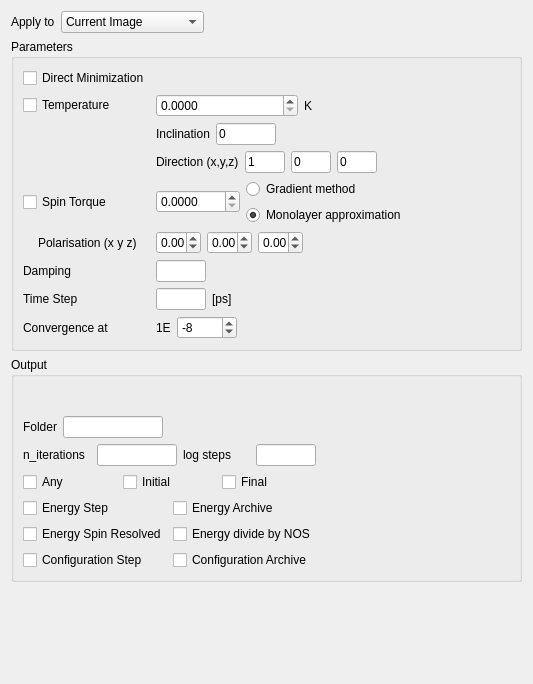
         <widget class="QWidget" name="page_3">
          <property name="geometry">
           <rect>
            <x>0</x>
            <y>0</y>
            <width>533</width>
            <height>684</height>
           </rect>
          </property>
          <property name="sizePolicy">
           <sizepolicy hsizetype="Preferred" vsizetype="Preferred">
            <horstretch>0</horstretch>
            <verstretch>0</verstretch>
           </sizepolicy>
          </property>
          <property name="minimumSize">
           <size>
            <width>0</width>
            <height>0</height>
           </size>
          </property>
          <attribute name="label">
           <string>LLG</string>
          </attribute>
          <layout class="QGridLayout" name="gridLayout_2">
           <item row="4" column="0">
            <widget class="QGroupBox" name="groupBox">
             <property name="minimumSize">
              <size>
               <width>0</width>
               <height>0</height>
              </size>
             </property>
             <property name="title">
              <string>Parameters</string>
             </property>
             <layout class="QGridLayout" name="gridLayout_5">
              <item row="6" column="0">
               <layout class="QGridLayout" name="gridLayout_91">
                <item row="0" column="1">
                 <widget class="QLabel" name="label_71">
                  <property name="text">
                   <string>Polarisation (x y z)</string>
                  </property>
                 </widget>
                </item>
                <item row="0" column="0">
                 <spacer name="horizontalSpacer_47">
                  <property name="orientation">
                   <enum>Qt::Horizontal</enum>
                  </property>
                  <property name="sizeType">
                   <enum>QSizePolicy::Minimum</enum>
                  </property>
                  <property name="sizeHint" stdset="0">
                   <size>
                    <width>15</width>
                    <height>20</height>
                   </size>
                  </property>
                 </spacer>
                </item>
               </layout>
              </item>
              <item row="2" column="0">
               <widget class="QCheckBox" name="checkBox_llg_temperature">
                <property name="text">
                 <string>Temperature</string>
                </property>
               </widget>
              </item>
              <item row="4" column="1">
               <layout class="QGridLayout" name="gridLayout_17">
                <item row="1" column="1">
                 <widget class="QLineEdit" name="lineEdit_llg_temperature_dir_x">
                  <property name="maximumSize">
                   <size>
                    <width>40</width>
                    <height>16777215</height>
                   </size>
                  </property>
                  <property name="text">
                   <string>1</string>
                  </property>
                 </widget>
                </item>
                <item row="1" column="3">
                 <widget class="QLineEdit" name="lineEdit_llg_temperature_dir_z">
                  <property name="maximumSize">
                   <size>
                    <width>40</width>
                    <height>16777215</height>
                   </size>
                  </property>
                  <property name="text">
                   <string>0</string>
                  </property>
                 </widget>
                </item>
                <item row="1" column="2">
                 <widget class="QLineEdit" name="lineEdit_llg_temperature_dir_y">
                  <property name="maximumSize">
                   <size>
                    <width>40</width>
                    <height>16777215</height>
                   </size>
                  </property>
                  <property name="text">
                   <string>0</string>
                  </property>
                 </widget>
                </item>
                <item row="1" column="0">
                 <widget class="QLabel" name="label_10">
                  <property name="maximumSize">
                   <size>
                    <width>100</width>
                    <height>16777215</height>
                   </size>
                  </property>
                  <property name="text">
                   <string>Direction (x,y,z)</string>
                  </property>
                 </widget>
                </item>
                <item row="1" column="4">
                 <spacer name="horizontalSpacer_11">
                  <property name="orientation">
                   <enum>Qt::Horizontal</enum>
                  </property>
                  <property name="sizeHint" stdset="0">
                   <size>
                    <width>40</width>
                    <height>20</height>
                   </size>
                  </property>
                 </spacer>
                </item>
               </layout>
              </item>
              <item row="10" column="0">
               <widget class="QLabel" name="label_4">
                <property name="text">
                 <string>Convergence at</string>
                </property>
               </widget>
              </item>
              <item row="2" column="2">
               <spacer name="horizontalSpacer_49">
                <property name="orientation">
                 <enum>Qt::Horizontal</enum>
                </property>
                <property name="sizeHint" stdset="0">
                 <size>
                  <width>40</width>
                  <height>20</height>
                 </size>
                </property>
               </spacer>
              </item>
              <item row="9" column="0">
               <widget class="QLabel" name="label_31">
                <property name="text">
                 <string>Time Step</string>
                </property>
               </widget>
              </item>
              <item row="6" column="1">
               <layout class="QGridLayout" name="gridLayout_90">
                <item row="0" column="0">
                 <widget class="QDoubleSpinBox" name="doubleSpinBox_llg_stt_polarisation_x">
                  <property name="maximumSize">
                   <size>
                    <width>45</width>
                    <height>16777215</height>
                   </size>
                  </property>
                  <property name="decimals">
                   <number>3</number>
                  </property>
                  <property name="minimum">
                   <double>-100.000000000000000</double>
                  </property>
                  <property name="maximum">
                   <double>100.000000000000000</double>
                  </property>
                 </widget>
                </item>
                <item row="0" column="1">
                 <widget class="QDoubleSpinBox" name="doubleSpinBox_llg_stt_polarisation_y">
                  <property name="maximumSize">
                   <size>
                    <width>45</width>
                    <height>16777215</height>
                   </size>
                  </property>
                  <property name="decimals">
                   <number>3</number>
                  </property>
                  <property name="minimum">
                   <double>-100.000000000000000</double>
                  </property>
                  <property name="maximum">
                   <double>100.000000000000000</double>
                  </property>
                 </widget>
                </item>
                <item row="0" column="2">
                 <widget class="QDoubleSpinBox" name="doubleSpinBox_llg_stt_polarisation_z">
                  <property name="maximumSize">
                   <size>
                    <width>45</width>
                    <height>16777215</height>
                   </size>
                  </property>
                  <property name="decimals">
                   <number>3</number>
                  </property>
                  <property name="minimum">
                   <double>-100.000000000000000</double>
                  </property>
                  <property name="maximum">
                   <double>100.000000000000000</double>
                  </property>
                 </widget>
                </item>
                <item row="0" column="3">
                 <spacer name="horizontalSpacer_57">
                  <property name="orientation">
                   <enum>Qt::Horizontal</enum>
                  </property>
                  <property name="sizeHint" stdset="0">
                   <size>
                    <width>40</width>
                    <height>20</height>
                   </size>
                  </property>
                 </spacer>
                </item>
               </layout>
              </item>
              <item row="1" column="0">
               <widget class="QCheckBox" name="checkBox_llg_direct">
                <property name="text">
                 <string>Direct Minimization</string>
                </property>
               </widget>
              </item>
              <item row="2" column="1">
               <layout class="QGridLayout" name="gridLayout_89">
                <item row="0" column="2">
                 <widget class="QDoubleSpinBox" name="doubleSpinBox_llg_temperature">
                  <property name="decimals">
                   <number>4</number>
                  </property>
                  <property name="maximum">
                   <double>1000.000000000000000</double>
                  </property>
                 </widget>
                </item>
                <item row="0" column="3">
                 <widget class="QLabel" name="label_72">
                  <property name="text">
                   <string>K</string>
                  </property>
                 </widget>
                </item>
               </layout>
              </item>
              <item row="7" column="0">
               <widget class="QLabel" name="label_3">
                <property name="text">
                 <string>Damping</string>
                </property>
               </widget>
              </item>
              <item row="7" column="1">
               <widget class="QLineEdit" name="lineEdit_Damping">
                <property name="minimumSize">
                 <size>
                  <width>40</width>
                  <height>0</height>
                 </size>
                </property>
                <property name="maximumSize">
                 <size>
                  <width>50</width>
                  <height>16777215</height>
                 </size>
                </property>
               </widget>
              </item>
              <item row="9" column="1">
               <layout class="QGridLayout" name="gridLayout_92">
                <item row="0" column="0">
                 <widget class="QLineEdit" name="lineEdit_dt">
                  <property name="minimumSize">
                   <size>
                    <width>40</width>
                    <height>0</height>
                   </size>
                  </property>
                  <property name="maximumSize">
                   <size>
                    <width>50</width>
                    <height>16777215</height>
                   </size>
                  </property>
                 </widget>
                </item>
                <item row="0" column="1">
                 <widget class="QLabel" name="label_41">
                  <property name="text">
                   <string>[ps]</string>
                  </property>
                 </widget>
                </item>
                <item row="0" column="2">
                 <spacer name="horizontalSpacer_48">
                  <property name="orientation">
                   <enum>Qt::Horizontal</enum>
                  </property>
                  <property name="sizeHint" stdset="0">
                   <size>
                    <width>40</width>
                    <height>20</height>
                   </size>
                  </property>
                 </spacer>
                </item>
               </layout>
              </item>
              <item row="5" column="0">
               <widget class="QCheckBox" name="checkBox_llg_stt">
                <property name="text">
                 <string>Spin Torque</string>
                </property>
               </widget>
              </item>
              <item row="5" column="1">
               <layout class="QGridLayout" name="gridLayout_65">
                <item row="0" column="1">
                 <widget class="QDoubleSpinBox" name="doubleSpinBox_llg_stt_magnitude">
                  <property name="decimals">
                   <number>4</number>
                  </property>
                  <property name="maximum">
                   <double>1000.000000000000000</double>
                  </property>
                  <property name="singleStep">
                   <double>0.100000000000000</double>
                  </property>
                 </widget>
                </item>
                <item row="0" column="3">
                 <spacer name="horizontalSpacer_46">
                  <property name="orientation">
                   <enum>Qt::Horizontal</enum>
                  </property>
                  <property name="sizeHint" stdset="0">
                   <size>
                    <width>40</width>
                    <height>20</height>
                   </size>
                  </property>
                 </spacer>
                </item>
                <item row="0" column="2">
                 <layout class="QGridLayout" name="gridLayout_16">
                  <item row="0" column="0">
                   <widget class="QRadioButton" name="radioButton_stt_gradient">
                    <property name="text">
                     <string>Gradient method</string>
                    </property>
                    <property name="checked">
                     <bool>false</bool>
                    </property>
                   </widget>
                  </item>
                  <item row="1" column="0">
                   <widget class="QRadioButton" name="radioButton_stt_monolayer">
                    <property name="text">
                     <string>Monolayer approximation</string>
                    </property>
                    <property name="checked">
                     <bool>true</bool>
                    </property>
                   </widget>
                  </item>
                 </layout>
                </item>
               </layout>
              </item>
              <item row="3" column="1">
               <layout class="QGridLayout" name="gridLayout_20">
                <item row="1" column="0">
                 <widget class="QLabel" name="label_9">
                  <property name="maximumSize">
                   <size>
                    <width>60</width>
                    <height>16777215</height>
                   </size>
                  </property>
                  <property name="text">
                   <string>Inclination</string>
                  </property>
                 </widget>
                </item>
                <item row="1" column="1">
                 <widget class="QLineEdit" name="lineEdit_llg_temperature_inclination">
                  <property name="maximumSize">
                   <size>
                    <width>60</width>
                    <height>16777215</height>
                   </size>
                  </property>
                  <property name="text">
                   <string>0</string>
                  </property>
                 </widget>
                </item>
                <item row="1" column="2">
                 <spacer name="horizontalSpacer_10">
                  <property name="orientation">
                   <enum>Qt::Horizontal</enum>
                  </property>
                  <property name="sizeHint" stdset="0">
                   <size>
                    <width>40</width>
                    <height>20</height>
                   </size>
                  </property>
                 </spacer>
                </item>
               </layout>
              </item>
              <item row="10" column="1">
               <layout class="QGridLayout" name="gridLayout_9">
                <item row="0" column="0">
                 <widget class="QLabel" name="label_5">
                  <property name="maximumSize">
                   <size>
                    <width>15</width>
                    <height>16777215</height>
                   </size>
                  </property>
                  <property name="text">
                   <string>1E</string>
                  </property>
                 </widget>
                </item>
                <item row="0" column="1">
                 <widget class="QSpinBox" name="spinBox_llg_convergence">
                  <property name="minimumSize">
                   <size>
                    <width>60</width>
                    <height>0</height>
                   </size>
                  </property>
                  <property name="minimum">
                   <number>-20</number>
                  </property>
                  <property name="maximum">
                   <number>20</number>
                  </property>
                  <property name="value">
                   <number>-8</number>
                  </property>
                 </widget>
                </item>
                <item row="0" column="2">
                 <spacer name="horizontalSpacer_5">
                  <property name="orientation">
                   <enum>Qt::Horizontal</enum>
                  </property>
                  <property name="sizeHint" stdset="0">
                   <size>
                    <width>40</width>
                    <height>20</height>
                   </size>
                  </property>
                 </spacer>
                </item>
               </layout>
              </item>
             </layout>
            </widget>
           </item>
           <item row="8" column="0">
            <widget class="QGroupBox" name="groupBox_2">
             <property name="minimumSize">
              <size>
               <width>0</width>
               <height>0</height>
              </size>
             </property>
             <property name="title">
              <string>Output</string>
             </property>
             <layout class="QGridLayout" name="gridLayout_4">
              <item row="3" column="0">
               <layout class="QGridLayout" name="gridLayout_98">
                <item row="0" column="2">
                 <widget class="QCheckBox" name="checkBox_llg_output_final">
                  <property name="text">
                   <string>Final</string>
                  </property>
                 </widget>
                </item>
                <item row="0" column="1">
                 <widget class="QCheckBox" name="checkBox_llg_output_initial">
                  <property name="text">
                   <string>Initial</string>
                  </property>
                 </widget>
                </item>
                <item row="0" column="0">
                 <widget class="QCheckBox" name="checkBox_llg_output_any">
                  <property name="text">
                   <string>Any</string>
                  </property>
                 </widget>
                </item>
               </layout>
              </item>
              <item row="1" column="0">
               <layout class="QGridLayout" name="gridLayout_100">
                <item row="0" column="0">
                 <widget class="QLabel" name="label_73">
                  <property name="text">
                   <string>Folder</string>
                  </property>
                 </widget>
                </item>
                <item row="0" column="1">
                 <widget class="QLineEdit" name="lineEdit_llg_output_folder">
                  <property name="maximumSize">
                   <size>
                    <width>100</width>
                    <height>16777215</height>
                   </size>
                  </property>
                 </widget>
                </item>
                <item row="0" column="2">
                 <spacer name="horizontalSpacer_58">
                  <property name="orientation">
                   <enum>Qt::Horizontal</enum>
                  </property>
                  <property name="sizeHint" stdset="0">
                   <size>
                    <width>40</width>
                    <height>20</height>
                   </size>
                  </property>
                 </spacer>
                </item>
               </layout>
              </item>
              <item row="4" column="0">
               <layout class="QGridLayout" name="gridLayout_99">
                <item row="0" column="0">
                 <widget class="QCheckBox" name="checkBox_llg_output_energy_step">
                  <property name="text">
                   <string>Energy Step</string>
                  </property>
                 </widget>
                </item>
                <item row="2" column="1">
                 <widget class="QCheckBox" name="checkBox_llg_output_energy_divide">
                  <property name="text">
                   <string>Energy divide by NOS</string>
                  </property>
                 </widget>
                </item>
                <item row="0" column="1">
                 <widget class="QCheckBox" name="checkBox_llg_output_energy_archive">
                  <property name="text">
                   <string>Energy Archive</string>
                  </property>
                 </widget>
                </item>
                <item row="2" column="0">
                 <widget class="QCheckBox" name="checkBox_llg_output_energy_spin_resolved">
                  <property name="text">
                   <string>Energy Spin Resolved</string>
                  </property>
                 </widget>
                </item>
                <item row="3" column="0">
                 <widget class="QCheckBox" name="checkBox_llg_output_configuration_step">
                  <property name="text">
                   <string>Configuration Step</string>
                  </property>
                 </widget>
                </item>
                <item row="3" column="1">
                 <widget class="QCheckBox" name="checkBox_llg_output_configuration_archive">
                  <property name="text">
                   <string>Configuration Archive</string>
                  </property>
                 </widget>
                </item>
               </layout>
              </item>
              <item row="1" column="1">
               <spacer name="horizontalSpacer">
                <property name="orientation">
                 <enum>Qt::Horizontal</enum>
                </property>
                <property name="sizeHint" stdset="0">
                 <size>
                  <width>40</width>
                  <height>20</height>
                 </size>
                </property>
               </spacer>
              </item>
              <item row="2" column="0">
               <layout class="QGridLayout" name="gridLayout_8">
                <item row="0" column="1">
                 <widget class="QLineEdit" name="lineEdit_llg_n_iterations">
                  <property name="minimumSize">
                   <size>
                    <width>20</width>
                    <height>0</height>
                   </size>
                  </property>
                  <property name="maximumSize">
                   <size>
                    <width>80</width>
                    <height>16777215</height>
                   </size>
                  </property>
                 </widget>
                </item>
                <item row="0" column="0">
                 <widget class="QLabel" name="label_42">
                  <property name="text">
                   <string>n_iterations</string>
                  </property>
                 </widget>
                </item>
                <item row="0" column="2">
                 <widget class="QLabel" name="label_43">
                  <property name="text">
                   <string>log steps</string>
                  </property>
                 </widget>
                </item>
                <item row="0" column="3">
                 <widget class="QLineEdit" name="lineEdit_llg_log_steps">
                  <property name="maximumSize">
                   <size>
                    <width>60</width>
                    <height>16777215</height>
                   </size>
                  </property>
                 </widget>
                </item>
               </layout>
              </item>
              <item row="0" column="0">
               <spacer name="verticalSpacer">
                <property name="orientation">
                 <enum>Qt::Vertical</enum>
                </property>
                <property name="sizeType">
                 <enum>QSizePolicy::Fixed</enum>
                </property>
                <property name="sizeHint" stdset="0">
                 <size>
                  <width>20</width>
                  <height>30</height>
                 </size>
                </property>
               </spacer>
              </item>
             </layout>
            </widget>
           </item>
           <item row="9" column="0">
            <spacer name="verticalSpacer_3">
             <property name="orientation">
              <enum>Qt::Vertical</enum>
             </property>
             <property name="sizeHint" stdset="0">
              <size>
               <width>20</width>
               <height>40</height>
              </size>
             </property>
            </spacer>
           </item>
           <item row="0" column="0">
            <layout class="QGridLayout" name="gridLayout_39">
             <item row="0" column="1">
              <widget class="QLabel" name="label_33">
               <property name="maximumSize">
                <size>
                 <width>60</width>
                 <height>16777215</height>
                </size>
               </property>
               <property name="text">
                <string>Apply to</string>
               </property>
              </widget>
             </item>
             <item row="0" column="2">
              <widget class="QComboBox" name="comboBox_LLG_ApplyTo">
               <property name="minimumSize">
                <size>
                 <width>120</width>
                 <height>0</height>
                </size>
               </property>
               <item>
                <property name="text">
                 <string>Current Image</string>
                </property>
               </item>
               <item>
                <property name="text">
                 <string>Current Image Chain</string>
                </property>
               </item>
               <item>
                <property name="text">
                 <string>All Images</string>
                </property>
               </item>
              </widget>
             </item>
             <item row="0" column="3">
              <spacer name="horizontalSpacer_28">
               <property name="orientation">
                <enum>Qt::Horizontal</enum>
               </property>
               <property name="sizeHint" stdset="0">
                <size>
                 <width>40</width>
                 <height>20</height>
                </size>
               </property>
              </spacer>
             </item>
            </layout>
           </item>
          </layout>
         </widget>
